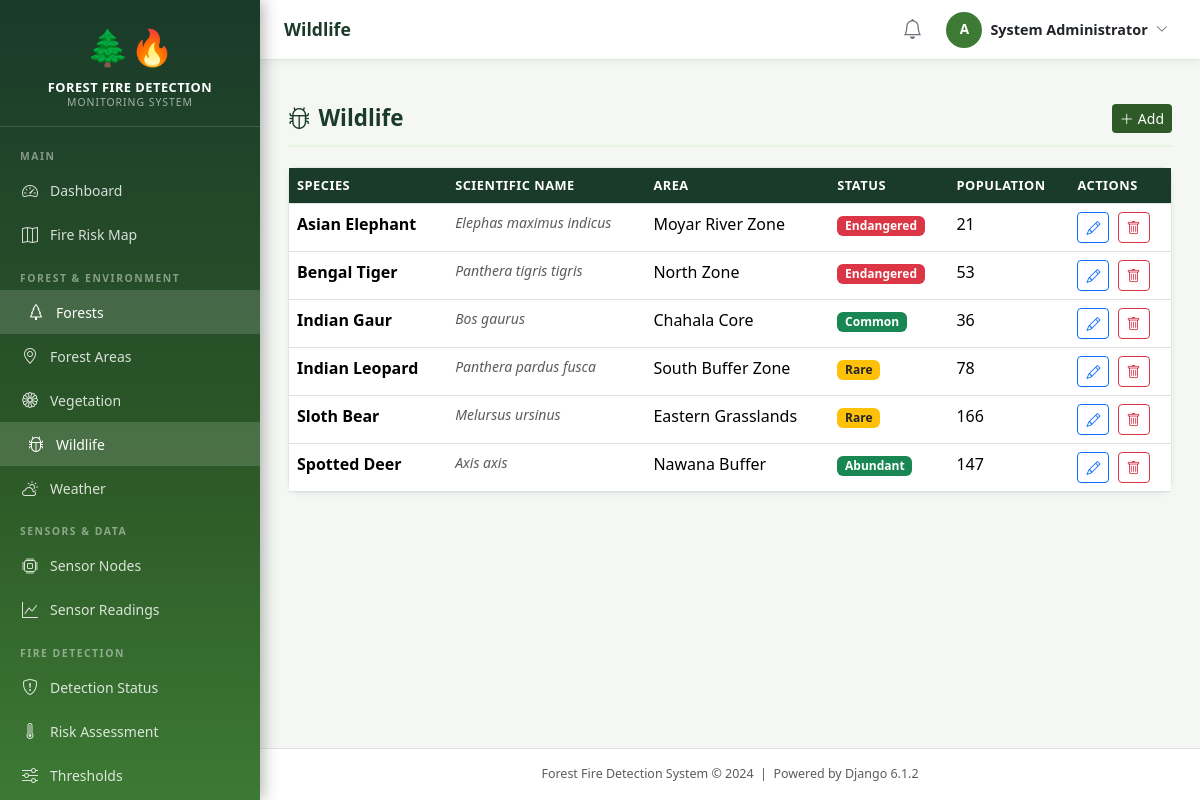
Screenshot of /forest/wildlife/ (signed in) with the database file from the repository.
### accounts/models.py (models this page shows, shortened)
class CustomUser(AbstractUser):
    ROLE_CHOICES = [
        ('administrator', 'Administrator'),
        ('forest_officer', 'Forest Officer'),
        ('fire_department', 'Fire Department'),
        ('local_authority', 'Local Authority'),
    ]
    role = models.CharField(max_length=20, choices=ROLE_CHOICES, default='forest_officer')
    phone_number = models.CharField(max_length=15, blank=True)
    department = models.CharField(max_length=100, blank=True)
    employee_id = models.CharField(max_length=20, blank=True)
    profile_picture = models.ImageField(upload_to='profiles/', blank=True, null=True)
    is_active = models.BooleanField(default=True)
    created_at = models.DateTimeField(auto_now_add=True)
    updated_at = models.DateTimeField(auto_now=True)
    @property
    def is_admin(self):
        return self.role == 'administrator' or self.is_superuser
    class Meta:
        verbose_name = 'User'
        verbose_name_plural = 'Users'

### forest_env/models.py (models this page shows, shortened)
class Wildlife(models.Model):
    STATUS_CHOICES = [
        ('abundant', 'Abundant'),
        ('common', 'Common'),
        ('rare', 'Rare'),
        ('endangered', 'Endangered'),
    ]
    forest_area = models.ForeignKey(ForestArea, on_delete=models.CASCADE, related_name='wildlife')
    species_name = models.CharField(max_length=200)
    scientific_name = models.CharField(max_length=200, blank=True)
    population_estimate = models.PositiveIntegerField(null=True, blank=True)
    conservation_status = models.CharField(max_length=20, choices=STATUS_CHOICES, default='common')
    notes = models.TextField(blank=True)
    recorded_at = models.DateTimeField(auto_now_add=True)
    class Meta:
        verbose_name_plural = 'Wildlife'
        ordering = ['species_name']

class ForestArea(models.Model):
    ZONE_TYPES = [
        ('core', 'Core Zone'),
        ('buffer', 'Buffer Zone'),
        ('transition', 'Transition Zone'),
        ('peripheral', 'Peripheral Zone'),
    ]
    forest = models.ForeignKey(Forest, on_delete=models.CASCADE, related_name='areas')
    name = models.CharField(max_length=200)
    zone_type = models.CharField(max_length=20, choices=ZONE_TYPES, default='core')
    area_hectares = models.DecimalField(max_digits=10, decimal_places=2, null=True, blank=True)
    latitude = models.DecimalField(max_digits=10, decimal_places=7, null=True, blank=True)
    longitude = models.DecimalField(max_digits=10, decimal_places=7, null=True, blank=True)
    description = models.TextField(blank=True)
    is_high_risk = models.BooleanField(default=False)
    created_at = models.DateTimeField(auto_now_add=True)
    class Meta:
        ordering = ['forest', 'name']

### forest_env/views.py (the view)
# urls.py: path('wildlife/', views.wildlife_list, name='wildlife_list'),
@login_required
def wildlife_list(request):
    items = Wildlife.objects.select_related('forest_area__forest').all()
    return render(request, 'forest_env/wildlife_list.html',
                  {'items': items, 'title': 'Wildlife'})

### core/context_processors.py (called while the page is built)
def alert_context(request):
    if request.user.is_authenticated:
        try:
            count = Alert.objects.filter(status='active').count()
        except Exception:
            count = 0
        return {'active_alert_count': count}
    return {'active_alert_count': 0}

### templates/forest_env/wildlife_list.html (shortened to what this page needs)
{% extends 'base.html' %}
{% block content %}
<div class="section-header">
  <h1 class="section-title"><i class="bi bi-bug me-2"></i>{{ title }}</h1>
  <a href="{% url 'forest_env:wildlife_create' %}" class="btn btn-forest btn-sm"><i class="bi bi-plus-lg me-1"></i>Add</a>
</div>
<div class="card"><div class="table-responsive">
  <table class="table table-hover table-forest mb-0">
    <thead><tr><th>Species</th><th>Scientific Name</th><th>Area</th><th>Status</th><th>Population</th><th>Actions</th></tr></thead>
    <tbody>
      {% for w in items %}
      <tr>
        <td class="fw-semibold">{{ w.species_name }}</td>
        <td class="fst-italic text-muted small">{{ w.scientific_name|default:"—" }}</td>
        <td>{{ w.forest_area.name }}</td>
        <td><span class="badge {% if w.conservation_status == 'endangered' %}bg-danger{% elif w.conservation_status == 'rare' %}bg-warning text-dark{% else %}bg-success{% endif %}">{{ w.get_conservation_status_display }}</span></td>
        <td>{{ w.population_estimate|default:"—" }}</td>
        <td>
          <a href="{% url 'forest_env:wildlife_update' w.pk %}" class="btn btn-sm btn-outline-primary me-1"><i class="bi bi-pencil"></i></a>
          <a href="{% url 'forest_env:wildlife_delete' w.pk %}" class="btn btn-sm btn-outline-danger"><i class="bi bi-trash"></i></a>
        </td>
      </tr>
      {% empty %}<tr><td colspan="6" class="text-center text-muted py-4">No wildlife records.</td></tr>{% endfor %}
    </tbody>
  </table>
</div></div>
{% endblock %}

### templates/base.html (shortened to what this page needs)
{% load static %}
<!DOCTYPE html>
<html lang="en">
<head>
    <link href="https://cdn.jsdelivr.net/npm/bootstrap@5.3.2/dist/css/bootstrap.min.css" rel="stylesheet">
    <link href="https://cdn.jsdelivr.net/npm/bootstrap-icons@1.11.3/font/bootstrap-icons.min.css" rel="stylesheet">
    <link rel="stylesheet" href="https://unpkg.com/leaflet@1.9.4/dist/leaflet.css">
    <link rel="stylesheet" href="{% static 'css/main.css' %}">
</head>
<body>
<nav class="sidebar" id="mainSidebar">
    <div class="sidebar-brand">
        <span class="brand-icon">🌲🔥</span>
        <div class="brand-title">Forest Fire Detection</div>
        <div class="brand-subtitle">Monitoring System</div>
    </div>
    <ul class="nav flex-column py-2">
        <li class="nav-section-label">Main</li>
        <li class="nav-item">
            <a class="nav-link" href="{% url 'dashboard:home' %}">
                <span class="icon"><i class="bi bi-speedometer2"></i></span> Dashboard
            </a>
        </li>
        <li class="nav-item">
            <a class="nav-link" href="{% url 'dashboard:fire_risk_map' %}">
                <span class="icon"><i class="bi bi-map"></i></span> Fire Risk Map
            </a>
        </li>
        <li class="nav-section-label">Forest & Environment</li>
        <li class="nav-item">
            <a class="nav-link" href="{% url 'forest_env:forest_list' %}">
                <span class="icon"><i class="bi bi-tree"></i></span> Forests
            </a>
        </li>
        <li class="nav-item">
            <a class="nav-link" href="{% url 'forest_env:area_list' %}">
                <span class="icon"><i class="bi bi-geo-alt"></i></span> Forest Areas
            </a>
        </li>
        <li class="nav-item">
            <a class="nav-link" href="{% url 'forest_env:vegetation_list' %}">
                <span class="icon"><i class="bi bi-flower1"></i></span> Vegetation
            </a>
        </li>
        <li class="nav-item">
            <a class="nav-link" href="{% url 'forest_env:wildlife_list' %}">
                <span class="icon"><i class="bi bi-bug"></i></span> Wildlife
            </a>
        </li>
        <li class="nav-item">
            <a class="nav-link" href="{% url 'forest_env:weather_list' %}">
                <span class="icon"><i class="bi bi-cloud-sun"></i></span> Weather
            </a>
        </li>
        <li class="nav-section-label">Sensors & Data</li>
        <li class="nav-item">
            <a class="nav-link" href="{% url 'sensors:node_list' %}">
                <span class="icon"><i class="bi bi-cpu"></i></span> Sensor Nodes
            </a>
        </li>
        <li class="nav-item">
            <a class="nav-link" href="{% url 'sensors:reading_list' %}">
                <span class="icon"><i class="bi bi-graph-up"></i></span> Sensor Readings
            </a>
        </li>
        <li class="nav-section-label">Fire Detection</li>
        <li class="nav-item">
            <a class="nav-link" href="{% url 'detection:status' %}">
                <span class="icon"><i class="bi bi-shield-exclamation"></i></span> Detection Status
            </a>
        </li>
        <li class="nav-item">
            <a class="nav-link" href="{% url 'detection:risk_dashboard' %}">
                <span class="icon"><i class="bi bi-thermometer-high"></i></span> Risk Assessment
            </a>
        </li>
        <li class="nav-item">
            <a class="nav-link" href="{% url 'detection:threshold_list' %}">
                <span class="icon"><i class="bi bi-sliders"></i></span> Thresholds
            </a>
        </li>
    </ul>
</nav>
<div class="main-content">
    <div class="top-navbar">
        <div class="d-flex align-items-center gap-3">
            <span class="page-title-nav">{% block page_title %}{{ title|default:"Dashboard" }}{% endblock %}</span>
        </div>
        <div class="d-flex align-items-center gap-3">
            <a href="{% url 'alerts:alert_list' %}" class="position-relative text-secondary">
                <i class="bi bi-bell fs-5"></i>
            </a>
            <div class="dropdown">
                <button class="btn btn-sm d-flex align-items-center gap-2 border-0 bg-transparent"
                        data-bs-toggle="dropdown">
                    <div class="user-avatar">{{ user.username|first|upper }}</div>
                    <span class="d-none d-sm-inline text-dark fw-semibold" style="font-size:0.9rem;">
                        {{ user.get_full_name|default:user.username }}
                    </span>
                    <i class="bi bi-chevron-down small text-muted"></i>
                </button>
            </div>
        </div>
    </div>
    <div class="px-4 pt-3">
    </div>
    <div class="content-area">
        {% block content %}{% endblock %}
    </div>
    <footer class="text-center py-3 text-muted border-top bg-white" style="font-size:0.78rem;">
        Forest Fire Detection System &copy; 2024 &nbsp;|&nbsp; Powered by Django 6.1.2
    </footer>
</div>
</body>
</html>

### static/css/main.css (style rules this page uses)
:root { --forest-dark: #1a3a2a; --forest-green: #2d5a27; --forest-mid: #3d7a35; --forest-light: #5a9e4e; --forest-pale: #e8f5e2; --fire-red: #c0392b; --fire-orange: #e67e22; --fire-yellow: #f39c12; --warning-amber: #f0ad4e; --text-dark: #1a2a1a; --sidebar-width: 260px; --header-height: 60px; }
body { font-family: 'Segoe UI', system-ui, -apple-system, sans-serif; background-color: #f4f7f4; color: var(--text-dark); margin: 0; padding: 0; }
a { text-decoration: none; }
.sidebar { position: fixed; top: 0; left: 0; width: var(--sidebar-width); height: 100vh; background: linear-gradient(180deg, var(--forest-dark) 0%, var(--forest-green) 60%, var(--forest-mid) 100%); z-index: 1000; overflow-y: auto; transition: transform 0.3s ease; box-shadow: 3px 0 15px rgba(0,0,0,0.3); }
.sidebar-brand { padding: 20px 20px 15px; border-bottom: 1px solid rgba(255,255,255,0.15); text-align: center; }
.sidebar-brand .brand-icon { font-size: 2.2rem; display: block; margin-bottom: 6px; }
.sidebar-brand .brand-title { color: #fff; font-size: 0.8rem; font-weight: 700; letter-spacing: 0.5px; line-height: 1.3; text-transform: uppercase; }
.sidebar-brand .brand-subtitle { color: rgba(255,255,255,0.6); font-size: 0.65rem; letter-spacing: 1px; text-transform: uppercase; }
.nav-section-label { padding: 14px 20px 4px; color: rgba(255,255,255,0.45); font-size: 0.65rem; font-weight: 700; letter-spacing: 1.5px; text-transform: uppercase; }
.sidebar .nav-link { color: rgba(255,255,255,0.82); padding: 10px 20px; border-radius: 0; font-size: 0.875rem; display: flex; align-items: center; gap: 10px; transition: all 0.2s; }
.sidebar .nav-link:hover, .sidebar .nav-link.active { background: rgba(255,255,255,0.15); color: #fff; padding-left: 26px; }
.sidebar .nav-link .icon { width: 20px; text-align: center; font-size: 1rem; }
.main-content { margin-left: var(--sidebar-width); min-height: 100vh; display: flex; flex-direction: column; }
.top-navbar { background: #fff; border-bottom: 1px solid #e0e8e0; height: var(--header-height); display: flex; align-items: center; padding: 0 24px; position: sticky; top: 0; z-index: 999; box-shadow: 0 2px 8px rgba(0,0,0,0.06); justify-content: space-between; }
.page-title-nav { font-size: 1.1rem; font-weight: 600; color: var(--forest-dark); }
.user-avatar { width: 36px; height: 36px; border-radius: 50%; background: var(--forest-mid); color: #fff; display: flex; align-items: center; justify-content: center; font-weight: 700; font-size: 0.85rem; }
.content-area { padding: 28px; flex: 1; }
.table-forest th { background-color: var(--forest-dark); color: #fff; font-size: 0.8rem; text-transform: uppercase; letter-spacing: 0.5px; font-weight: 600; }
.card { border: 1px solid #e0e8e0; border-radius: 10px; box-shadow: 0 1px 6px rgba(0,0,0,0.05); }
.btn-forest { background-color: var(--forest-green); color: #fff; border: none; }
.section-header { display: flex; align-items: center; justify-content: space-between; margin-bottom: 20px; padding-bottom: 12px; border-bottom: 2px solid var(--forest-pale); }
.section-title { font-size: 1.4rem; font-weight: 700; color: var(--forest-dark); margin: 0; }

### rows the page displays
CustomUser: username|first "A", get_full_name "System Administrator"
Wildlife: species_name "Asian Elephant", scientific_name "Elephas maximus indicus", forest_area.name "Moyar River Zone", conservation_status "Endangered", population_estimate "21"
Wildlife: species_name "Bengal Tiger", scientific_name "Panthera tigris tigris", forest_area.name "North Zone", conservation_status "Endangered", population_estimate "53"
Wildlife: species_name "Indian Gaur", scientific_name "Bos gaurus", forest_area.name "Chahala Core", conservation_status "Common", population_estimate "36"
Wildlife: species_name "Indian Leopard", scientific_name "Panthera pardus fusca", forest_area.name "South Buffer Zone", conservation_status "Rare", population_estimate "78"
Wildlife: species_name "Sloth Bear", scientific_name "Melursus ursinus", forest_area.name "Eastern Grasslands", conservation_status "Rare", population_estimate "166"
Wildlife: species_name "Spotted Deer", scientific_name "Axis axis", forest_area.name "Nawana Buffer", conservation_status "Abundant", population_estimate "147"

### other values shown
{{ title|default:"Dashboard" }} "Wildlife"
{{ title }} "Wildlife"
